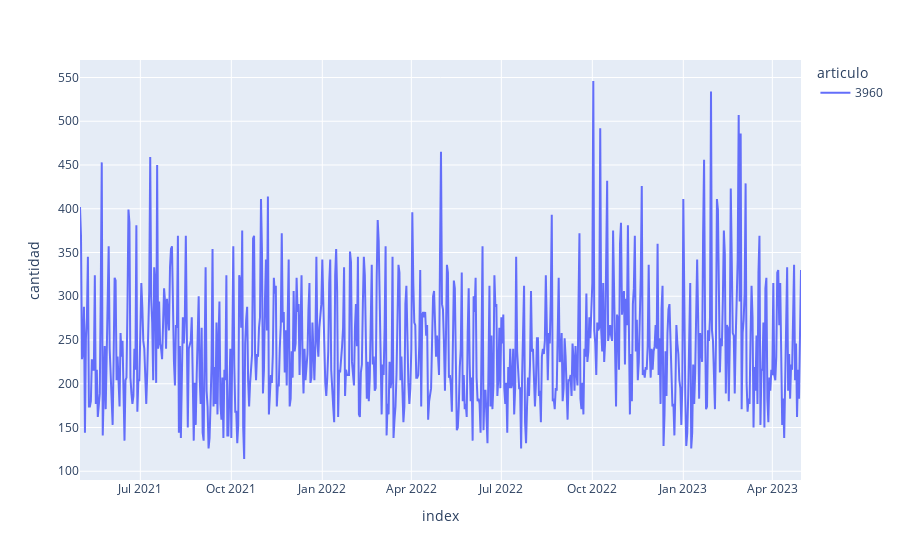

Notebook code for this chart:
### Code cell
articulo = 3960
filtered_df = (
    df.query("articulo == @articulo")
      .set_index("fecha_venta")
      .reindex(complete_range)
)

filtered_df["articulo"] = filtered_df["articulo"].fillna(method='ffill')

fig = px.line(filtered_df, x=filtered_df.index, y="cantidad", color="articulo")
fig.show()

### Figure 1 — Plotly figure (JSON) as saved in the notebook; plotly's stock layout.template omitted (floating-point values rounded to 4 significant figures; data arrays with more than 128 entries replaced by an {"elided": "..."} marker saying what was removed)
{"data": [{"hovertemplate": "articulo=3960<br>index=%{x}<br>cantidad=%{y}<extra></extra>", "legendgroup": "3960", "line": {"color": "#636efa", "dash": "solid"}, "marker": {"symbol": "circle"}, "mode": "lines", "name": "3960", "orientation": "v", "showlegend": true, "type": "scatter", "x": {"elided": "730 str values"}, "xaxis": "x", "y": {"elided": "730 float values"}, "yaxis": "y"}], "layout": {"legend": {"title": {"text": "articulo"}, "tracegroupgap": 0}, "margin": {"t": 60}, "xaxis": {"anchor": "y", "domain": [0, 1], "title": {"text": "index"}}, "yaxis": {"anchor": "x", "domain": [0, 1], "title": {"text": "cantidad"}}}}
